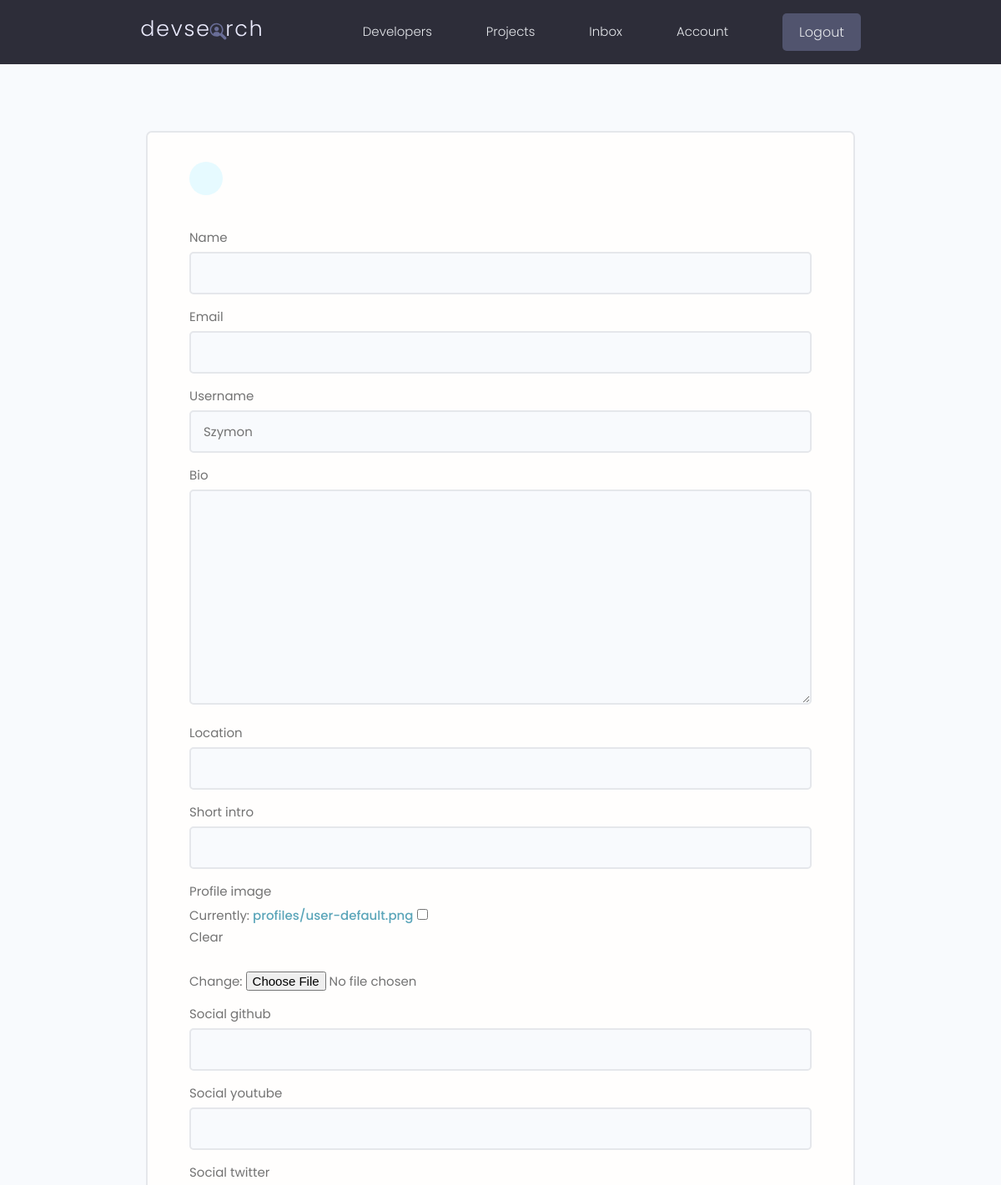
Page /edit-account/ (signed in, upper part) on the earlier database version.
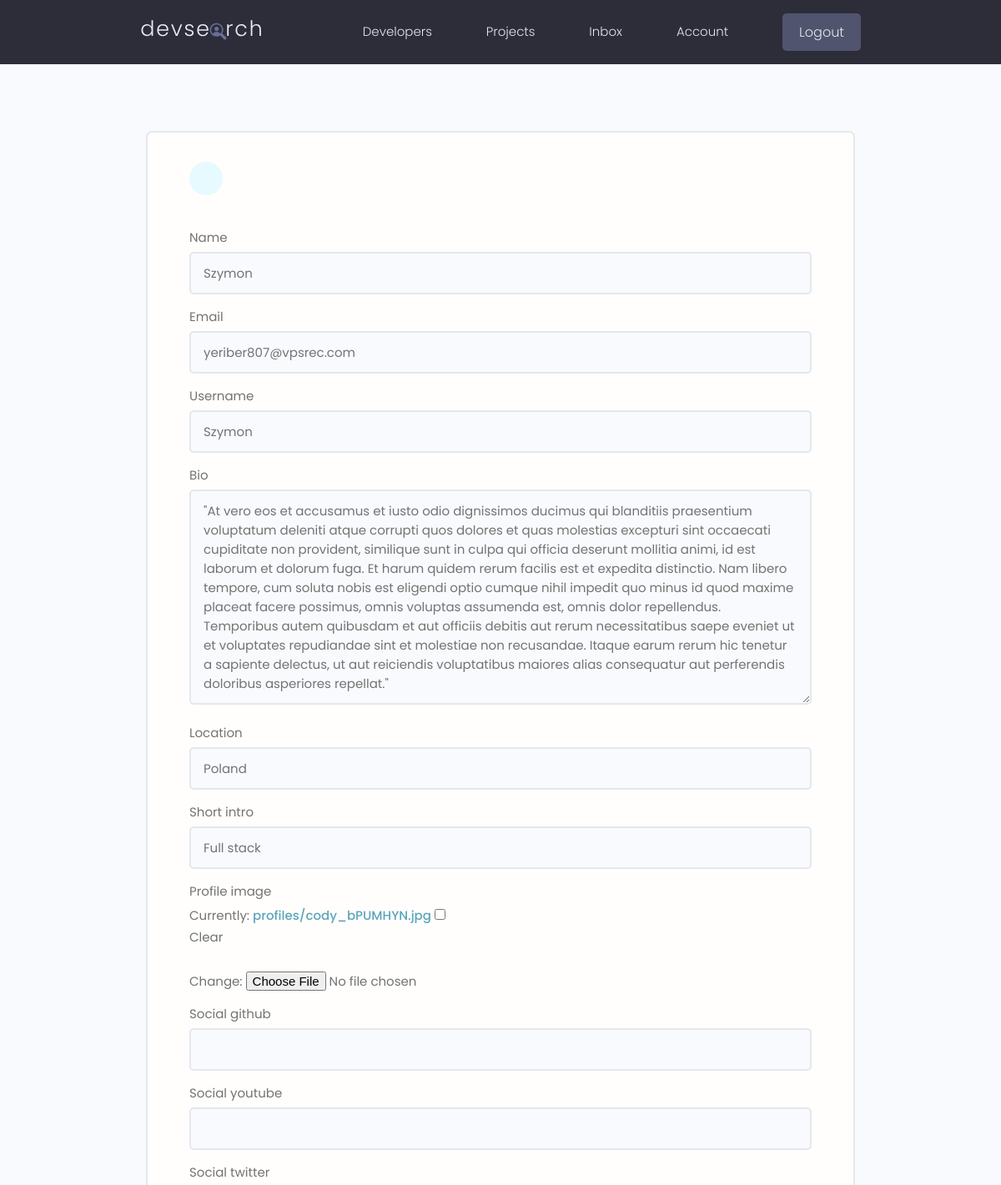
Same page on the later database version.
### users/models.py (models this page shows, shortened)
class Profile(models.Model):
    user = models.OneToOneField(
        User, on_delete=models.CASCADE, null=True, blank=True)
    name = models.CharField(max_length=200, blank=True, null=True)
    email = models.EmailField(max_length=500, blank=True, null=True)
    username = models.CharField(max_length=200, blank=True, null=True)
    location = models.CharField(max_length=200, blank=True, null=True)
    short_intro = models.CharField(max_length=200, blank=True, null=True)
    bio = models.TextField(blank=True, null=True)
    profile_image = models.ImageField(
        null=True, blank=True, upload_to='profiles/', default='profiles/user-default.png')
    social_github = models.CharField(max_length=200, blank=True, null=True)
    social_twitter = models.CharField(max_length=200, blank=True, null=True)
    social_linkedin = models.CharField(max_length=200, blank=True, null=True)
    social_youtube = models.CharField(max_length=200, blank=True, null=True)
    social_website = models.CharField(max_length=200, blank=True, null=True)
    created = models.DateTimeField(auto_now_add=True)
    id = models.UUIDField(default=uuid.uuid4, unique=True,
                          primary_key=True, editable=False)
    phone_number = models.CharField(max_length=12, blank=True)

### users/views.py (the view)
# urls.py: path('edit-account/', views.editAccount ,name="edit-account"),
@login_required(login_url='login')
def editAccount(request):
    profile = request.user.profile
    form = ProfileForm(instance=profile)
    if request.method == 'POST':
        form = ProfileForm(request.POST, request.FILES, instance=profile)
        if form.is_valid():
            form.save()
            return redirect('account')
    context = {
        'form': form
    }
    return render(request, 'users/profile_form.html', context )

### users/forms.py
class ProfileForm(ModelForm):
    class Meta:
        model = Profile
        fields = ['name', 'email', 'username', 'bio',
        'location', 'short_intro', 'profile_image',
        'social_github', 'social_youtube', 'social_twitter', 'social_website']
    def __init__(self, *args, **kwargs):
        super(ProfileForm, self).__init__(*args, **kwargs)
        for name,field in self.fields.items():
            field.widget.attrs.update({'class':'input'})

### users/templates/users/profile_form.html (shortened to what this page needs)
{% extends 'main.html' %}
{% block content %}
<main class="formPage my-xl">
    <div class="content-box">
        <div class="formWrapper">
            <a class="backButton" href="{% url 'account' %}"></a>
            <br>
            <form class="form" method="POST" action="{% url 'edit-account' %}", enctype="multipart/form-data">
               {% for field in form %}
                   <div class="form__field">
                    <label for="formInput#text">{{field.label}}</label>
                    {{field}}
                </div>
               {% endfor %}
            </form>
        </div>
    </div>
</main>
{% endblock content %}

Differences in the rows shown:
changed Profile "Szymon": name (not shown) → "Szymon"; email (not shown) → "yeriber807@vpsrec.com"; bio (not shown) → "\"At vero eos et accusamus et iusto odio dignissimos ducimus qui blanditiis praesentium voluptatum deleniti atque corrupti quos dolores et quas molestias excepturi sint occaecati cupiditate non provident, similique sunt in culpa qui officia deserunt mollitia animi, id est laborum et dolorum fuga. Et harum quidem rerum facilis est et expedita distinctio. Nam libero tempore, cum soluta nobis est eligendi optio cumque nihil impedit quo minus id quod maxime placeat facere possimus, omnis voluptas assumenda est, omnis dolor repellendus. Temporibus autem quibusdam et aut officiis debitis aut rerum necessitatibus saepe eveniet ut et voluptates repudiandae sint et molestiae non recusandae. Itaque…"; location (not shown) → "Poland"; short_intro (not shown) → "Full stack"
Other differences:
text no longer shown: "Currently: profiles/user-default.png Clear Change:"
text now shown: "Currently: profiles/cody_bPUMHYN.jpg Clear Change:"
